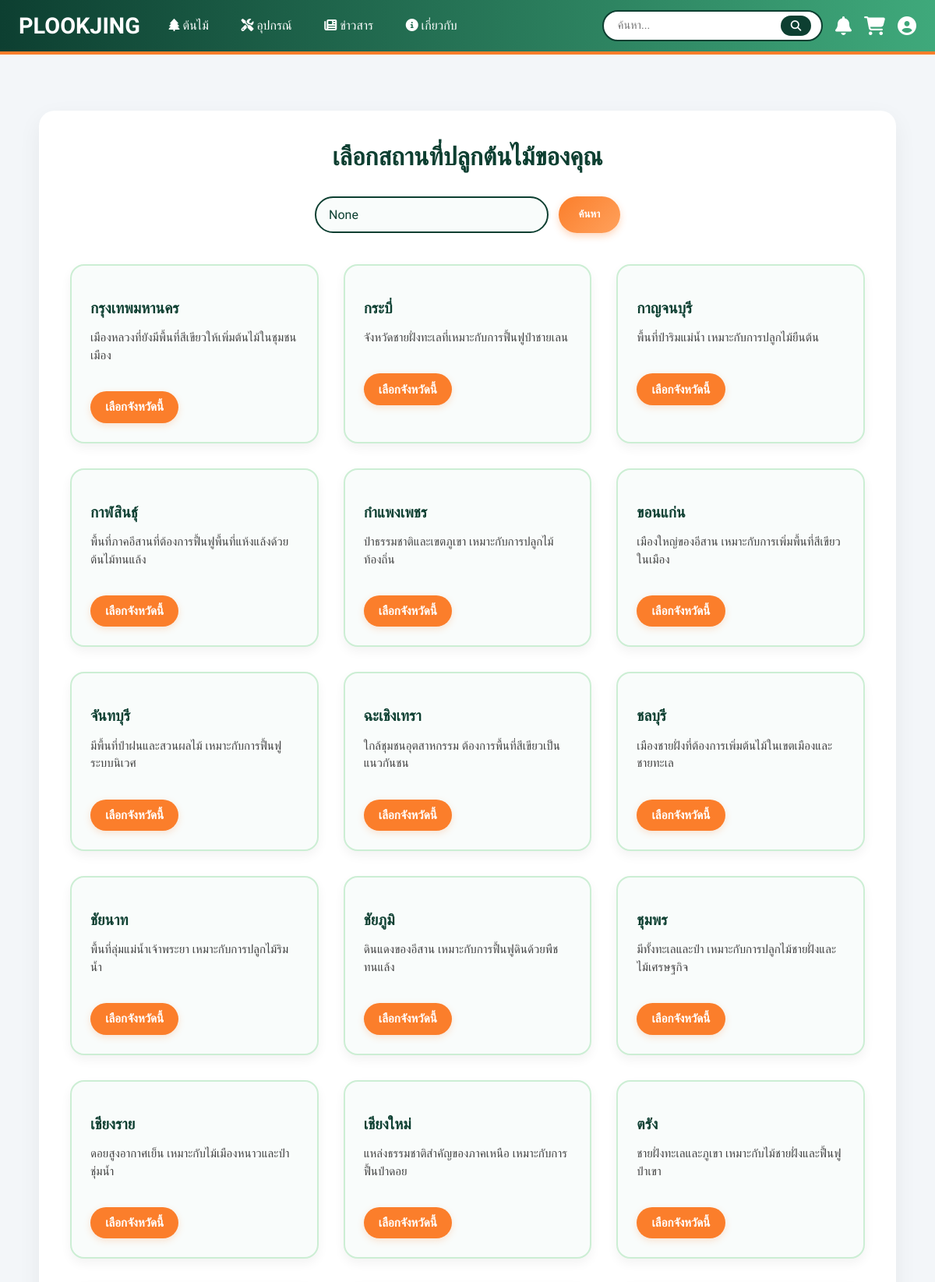
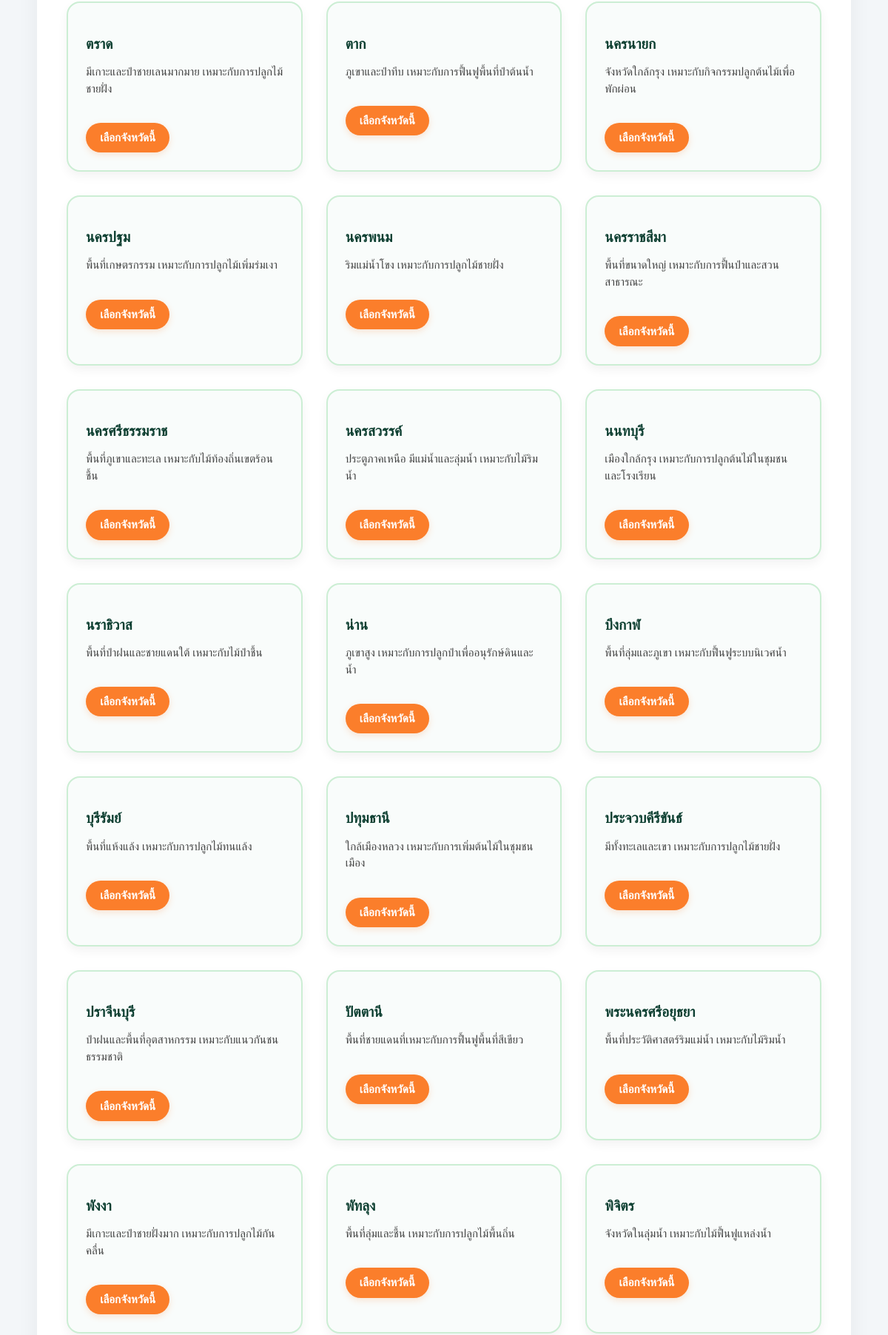
Page /select-location/2/ (signed in, upper part) on the committed database (2 pictures, top to bottom).
### myapp/models.py (models this page shows, shortened)
class PlantingLocation(models.Model):
    name = models.CharField(max_length=200)
    description = models.TextField(blank=True)
    location_type = models.CharField(max_length=100)

### myapp/views.py (the view)
# urls.py: path('select-location/<int:tree_id>/', views.select_location_for_tree, name='select_location_for_tree'),
@login_required
def select_location_for_tree(request, tree_id):
    locations = PlantingLocation.objects.all()
    query = request.GET.get('q')
    if query:
        locations = locations.filter(name__icontains=query)
    if request.method == 'POST':
        selected_location_id = request.POST.get('location_id')
        request.session['tree_location'] = selected_location_id
        return redirect('payment_multi')
    return render(request, 'myapp/select_location_for_tree.html', {
        'tree': get_object_or_404(Tree, id=tree_id),
        'locations': locations,
        'query': query,
    })

### templates/myapp/select_location_for_tree.html (shortened to what this page needs)
{% extends 'base.html' %}
{% load static %}
{% block content %}
<div class="location-page">
  <div class="location-header">เลือกสถานที่ปลูกต้นไม้ของคุณ</div>
  <form method="get" class="search-form">
    <input type="text" name="q" value="{{ query }}" placeholder="ค้นหาจังหวัด..." />
    <button type="submit">ค้นหา</button>
  </form>
  {% if locations %}
    <div class="location-grid">
      {% for location in locations %}
        <div class="location-card">
          <h3>{{ location.name }}</h3>
          <p>{{ location.description|truncatechars:100 }}</p>
          <a href="{% url 'plant_tree_at_location' tree.id location.id %}" class="plant-button">
            เลือกจังหวัดนี้
          </a>
        </div>
      {% endfor %}
    </div>
  {% else %}
    <div class="intro-box">
      ไม่พบสถานที่ปลูก
    </div>
  {% endif %}
</div>
{% endblock %}

### templates/base.html (style rules this page uses)
:root { --green-dark: #0D3F31; --green-light: #B6E2C9; --green-bg: #EFFAF3; --orange: #FB7E2B; --orange-soft: #FFE3CF; --orange-light: #fb7e2b33; --gray: #f8f8f8; }
* { box-sizing: border-box; font-family: 'Prompt', sans-serif; }
body { margin: 0; background-color: var(--green-bg); color: #333; scroll-behavior: smooth; }

### templates/myapp/select_location_for_tree.html (style rules this page uses)
body { font-family: 'Prompt', sans-serif; background-color: #F3F6F9; }
.location-page { max-width: 1100px; margin: 2.5rem auto; padding: 2.5rem; background: white; border-radius: 20px; box-shadow: 0 10px 30px rgba(0,0,0,0.06); animation: fadeInUp 0.5s ease-in-out; }
.location-header { font-size: 2rem; font-weight: bold; color: #0D3F31; text-align: center; margin-bottom: 2rem; }
.search-form { display: flex; justify-content: center; gap: 0.8rem; margin-bottom: 2.5rem; flex-wrap: wrap; }
.search-form input { padding: 0.75rem 1rem; border-radius: 999px; border: 2px solid #0D3F31; font-size: 1rem; width: 300px; background: #F9FCFB; color: #0D3F31; }
.search-form button { padding: 0.75rem 1.6rem; background: linear-gradient(135deg, #FB7E2B, #FFA15C); color: white; font-weight: bold; border: none; border-radius: 999px; cursor: pointer; transition: background 0.3s ease, transform 0.2s ease; box-shadow: 0 4px 10px rgba(251, 126, 43, 0.3); }
.location-grid { display: grid; grid-template-columns: repeat(auto-fit, minmax(260px, 1fr)); gap: 2rem; }
.location-card { background-color: #F9FCFB; border: 2px solid #CCEED4; padding: 1.5rem; border-radius: 18px; box-shadow: 0 6px 14px rgba(0,0,0,0.05); transition: transform 0.3s ease, box-shadow 0.3s ease; }
.location-card h3 { color: #0D3F31; font-size: 1.2rem; margin-bottom: 0.6rem; }
.location-card p { color: #444; font-size: 0.95rem; line-height: 1.5; }
.plant-button { margin-top: 1.2rem; display: inline-block; padding: 0.7rem 1.2rem; background-color: #FB7E2B; color: white; border: none; border-radius: 999px; font-weight: bold; font-size: 0.95rem; text-align: center; text-decoration: none; box-shadow: 0 3px 10px rgba(251, 126, 43, 0.2); transition: background-color 0.3s ease; }

### rows in the picture
PlantingLocation: name "กรุงเทพมหานคร", description "เมืองหลวงที่ยังมีพื้นที่สีเขียวให้เพิ่มต้นไม้ในชุมชนเมือง"
PlantingLocation: name "กระบี่", description "จังหวัดชายฝั่งทะเลที่เหมาะกับการฟื้นฟูป่าชายเลน"
PlantingLocation: name "กาญจนบุรี", description "พื้นที่ป่าริมแม่น้ำ เหมาะกับการปลูกไม้ยืนต้น"
PlantingLocation: name "กาฬสินธุ์", description "พื้นที่ภาคอีสานที่ต้องการฟื้นฟูพื้นที่แห้งแล้งด้วยต้นไม้ทนแล้ง"
PlantingLocation: name "กำแพงเพชร", description "ป่าธรรมชาติและเขตภูเขา เหมาะกับการปลูกไม้ท้องถิ่น"
PlantingLocation: name "ขอนแก่น", description "เมืองใหญ่ของอีสาน เหมาะกับการเพิ่มพื้นที่สีเขียวในเมือง"
PlantingLocation: name "จันทบุรี", description "มีพื้นที่ป่าฝนและสวนผลไม้ เหมาะกับการฟื้นฟูระบบนิเวศ"
PlantingLocation: name "ฉะเชิงเทรา", description "ใกล้ชุมชนอุตสาหกรรม ต้องการพื้นที่สีเขียวเป็นแนวกันชน"
PlantingLocation: name "ชลบุรี", description "เมืองชายฝั่งที่ต้องการเพิ่มต้นไม้ในเขตเมืองและชายทะเล"
PlantingLocation: name "ชัยนาท", description "พื้นที่ลุ่มแม่น้ำเจ้าพระยา เหมาะกับการปลูกไม้ริมน้ำ"
PlantingLocation: name "ชัยภูมิ", description "ดินแดงของอีสาน เหมาะกับการฟื้นฟูดินด้วยพืชทนแล้ง"
PlantingLocation: name "ชุมพร", description "มีทั้งทะเลและป่า เหมาะกับการปลูกไม้ชายฝั่งและไม้เศรษฐกิจ"
PlantingLocation: name "เชียงราย", description "ดอยสูงอากาศเย็น เหมาะกับไม้เมืองหนาวและป่าชุ่มน้ำ"
PlantingLocation: name "เชียงใหม่", description "แหล่งธรรมชาติสำคัญของภาคเหนือ เหมาะกับการฟื้นป่าดอย"
PlantingLocation: name "ตรัง", description "ชายฝั่งทะเลและภูเขา เหมาะกับไม้ชายฝั่งและฟื้นฟูป่าเขา"
PlantingLocation: name "ตราด", description "มีเกาะและป่าชายเลนมากมาย เหมาะกับการปลูกไม้ชายฝั่ง"
PlantingLocation: name "ตาก", description "ภูเขาและป่าทึบ เหมาะกับการฟื้นฟูพื้นที่ป่าต้นน้ำ"
PlantingLocation: name "นครนายก", description "จังหวัดใกล้กรุง เหมาะกับกิจกรรมปลูกต้นไม้เพื่อพักผ่อน"
PlantingLocation: name "นครปฐม", description "พื้นที่เกษตรกรรม เหมาะกับการปลูกไม้เพิ่มร่มเงา"
PlantingLocation: name "นครพนม", description "ริมแม่น้ำโขง เหมาะกับการปลูกไม้ชายฝั่ง"
PlantingLocation: name "นครราชสีมา", description "พื้นที่ขนาดใหญ่ เหมาะกับการฟื้นป่าและสวนสาธารณะ"
PlantingLocation: name "นครศรีธรรมราช", description "พื้นที่ภูเขาและทะเล เหมาะกับไม้ท้องถิ่นเขตร้อนชื้น"
PlantingLocation: name "นครสวรรค์", description "ประตูภาคเหนือ มีแม่น้ำและลุ่มน้ำ เหมาะกับไม้ริมน้ำ"
PlantingLocation: name "นนทบุรี", description "เมืองใกล้กรุง เหมาะกับการปลูกต้นไม้ในชุมชนและโรงเรียน"
PlantingLocation: name "นราธิวาส", description "พื้นที่ป่าฝนและชายแดนใต้ เหมาะกับไม้ป่าชื้น"
PlantingLocation: name "น่าน", description "ภูเขาสูง เหมาะกับการปลูกป่าเพื่ออนุรักษ์ดินและน้ำ"
PlantingLocation: name "บึงกาฬ", description "พื้นที่ลุ่มและภูเขา เหมาะกับฟื้นฟูระบบนิเวศน้ำ"
PlantingLocation: name "บุรีรัมย์", description "พื้นที่แห้งแล้ง เหมาะกับการปลูกไม้ทนแล้ง"
PlantingLocation: name "ปทุมธานี", description "ใกล้เมืองหลวง เหมาะกับการเพิ่มต้นไม้ในชุมชนเมือง"
PlantingLocation: name "ประจวบคีรีขันธ์", description "มีทั้งทะเลและเขา เหมาะกับการปลูกไม้ชายฝั่ง"
PlantingLocation: name "ปราจีนบุรี", description "ป่าฝนและพื้นที่อุตสาหกรรม เหมาะกับแนวกันชนธรรมชาติ"
PlantingLocation: name "ปัตตานี", description "พื้นที่ชายแดนที่เหมาะกับการฟื้นฟูพื้นที่สีเขียว"
PlantingLocation: name "พระนครศรีอยุธยา", description "พื้นที่ประวัติศาสตร์ริมแม่น้ำ เหมาะกับไม้ริมน้ำ"
PlantingLocation: name "พังงา", description "มีเกาะและป่าชายฝั่งมาก เหมาะกับการปลูกไม้กันคลื่น"
PlantingLocation: name "พัทลุง", description "พื้นที่ลุ่มและชื้น เหมาะกับการปลูกไม้พื้นถิ่น"
PlantingLocation: name "พิจิตร", description "จังหวัดในลุ่มน้ำ เหมาะกับไม้ฟื้นฟูแหล่งน้ำ"
